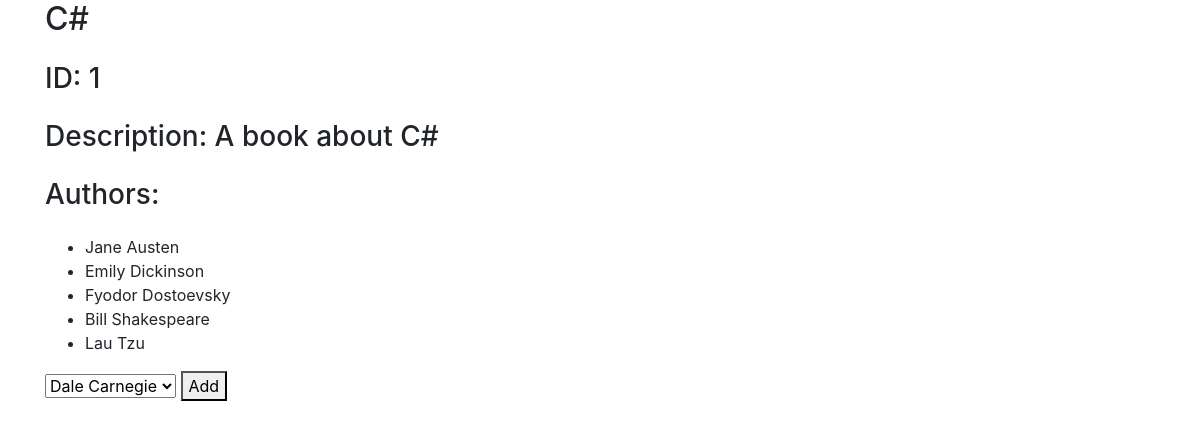
Screenshot of /books/1 with the database file from the repository.
### book_authors_app/models.py (models this page shows)
class Book(models.Model):
    title = models.CharField(max_length=255)
    desc = models.TextField()
    created_at = models.DateTimeField(auto_now_add=True)
    updated_at = models.DateTimeField(auto_now=True)

class Author(models.Model):
    first_name = models.CharField(max_length=45)
    last_name = models.CharField(max_length=45)
    notes = models.TextField()
    books = models.ManyToManyField(Book, related_name='author')
    created_at = models.DateTimeField(auto_now_add=True)
    updated_at = models.DateTimeField(auto_now=True)

### book_authors_app/views.py (the view)
# urls.py: path('books/<int:booksID>', views.index_books),
def index_books(request, booksID):
    if request.method == 'POST':
        author_id = Author.objects.get(id=request.POST['author_id'])
        Book.objects.get(id=booksID).author.add(author_id)
    context = {
        'book_info': Book.objects.get(id=booksID),
        'authors_name': Author.objects.all()
    }
    return render(request, 'books.html', context)

### book_authors_app/templates/books.html (shortened to what this page needs)
<!DOCTYPE html>
<html lang="en">
<head>
    <link rel="stylesheet" href="https://stackpath.bootstrapcdn.com/bootstrap/4.4.1/css/bootstrap.min.css">
</head>
<body>
    <div class="container">
        <div class="row">
            <div class="col-12">
                <div class="row form-group">
                    <h2 class="col-sm-4">{{book_info.title}}</h2>
                </div>
                <div class="row form-group">
                    <h3 class="col-sm-4">ID: {{book_info.id}}</h3>
                </div>
                <div class="row form-group">
                    <h3 class="col-sm-10">Description: {{book_info.desc}}</h3>
                </div>
                <div class="row form-group">
                    <h3 class="col-sm-4">Authors:</h3>
                </div>
                <ul>
                    {% for authors in book_info.author.all %}
                    <li>{{authors.first_name}} {{authors.last_name}}</li>
                    {% endfor %}
                </ul>
                <form action="{{book_info.id}}" method="POST">
                    <select name="author_id">
                        {% for authors in authors_name%}
                            {% if book_info not in authors.books.all %}
                        <option value="{{authors.id}}">{{authors.first_name}} {{authors.last_name}}</option>
                            {% endif %}
                        {% endfor %}
                    </select>
                    <button type="submit">Add</button>
                </form>
            </div>
        </div>
    </div>
</body>
</html>

### rows the page displays
Book: title "C#", id "1", desc "A book about C#"
Author: first_name "Jane", last_name "Austen"
Author: first_name "Emily", last_name "Dickinson"
Author: first_name "Fyodor", last_name "Dostoevsky"
Author: first_name "Bill", last_name "Shakespeare"
Author: first_name "Lau", last_name "Tzu"

### other values shown
form field author_id "Dale Carnegie"
